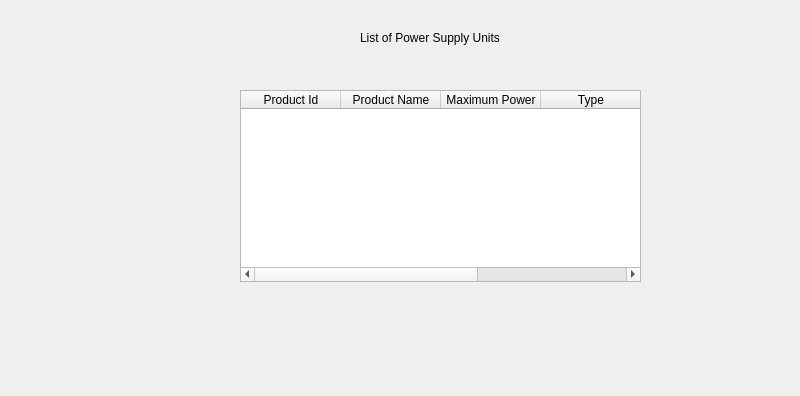
<?xml version="1.0" encoding="UTF-8"?>
<ui version="4.0">
 <class>Form</class>
 <widget class="QWidget" name="Form">
  <property name="geometry">
   <rect>
    <x>0</x>
    <y>0</y>
    <width>800</width>
    <height>396</height>
   </rect>
  </property>
  <property name="windowTitle">
   <string>RAMs</string>
  </property>
  <widget class="QLabel" name="label">
   <property name="geometry">
    <rect>
     <x>360</x>
     <y>30</y>
     <width>191</width>
     <height>16</height>
    </rect>
   </property>
   <property name="text">
    <string>List of Power Supply Units</string>
   </property>
  </widget>
  <widget class="QTableWidget" name="tableWidgetPSUs">
   <property name="geometry">
    <rect>
     <x>240</x>
     <y>90</y>
     <width>401</width>
     <height>192</height>
    </rect>
   </property>
   <column>
    <property name="text">
     <string>Product Id</string>
    </property>
   </column>
   <column>
    <property name="text">
     <string>Product Name</string>
    </property>
   </column>
   <column>
    <property name="text">
     <string>Maximum Power</string>
    </property>
   </column>
   <column>
    <property name="text">
     <string>Type</string>
    </property>
   </column>
   <column>
    <property name="text">
     <string>Price</string>
    </property>
   </column>
  </widget>
 </widget>
 <resources/>
 <connections/>
</ui>
